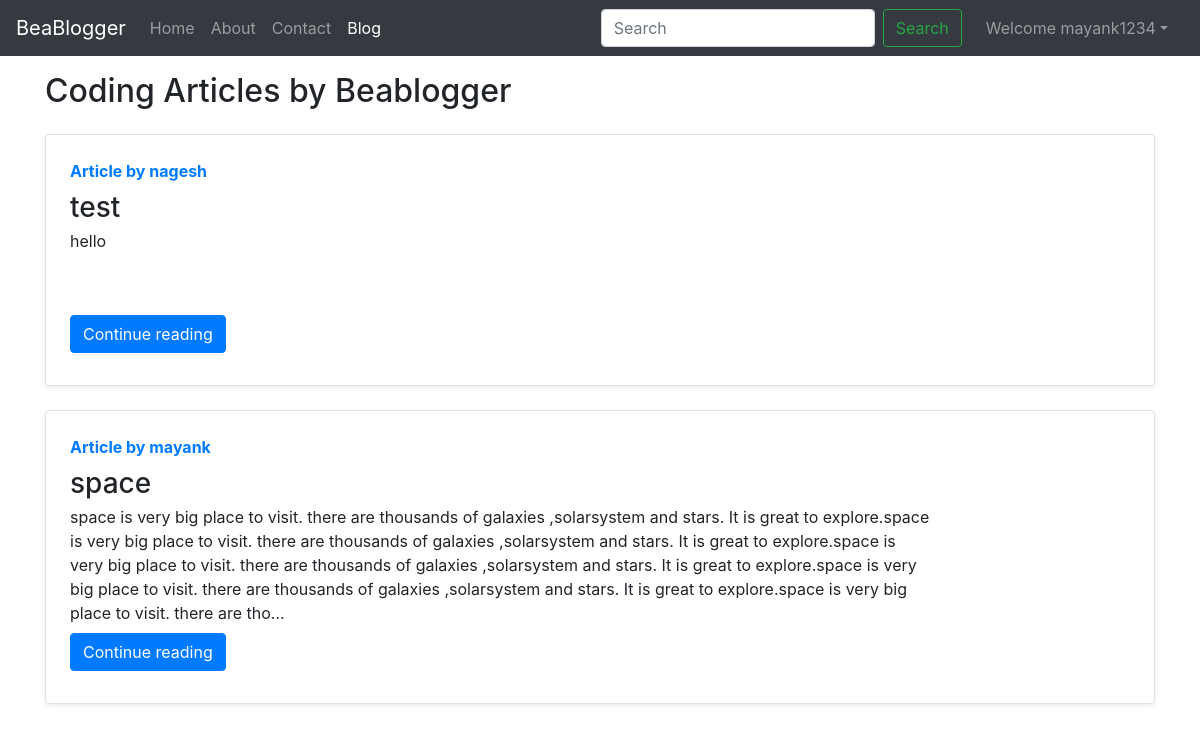
Page /blog/ (signed in) on the committed database.
### blog/models.py (models this page shows, shortened)
class Post(models.Model):
    sno=models.AutoField(primary_key=True)
    title=models.CharField(max_length=255)
    author=models.CharField(max_length=14)
    slug=models.CharField(max_length=130)
    timeStamp=models.DateTimeField(blank=True)
    content=models.TextField()

### blog/views.py (the view)
# urls.py: path('', views.bloghome, name='bloghome'),
def bloghome(request):
    allPosts = Post.objects.all()
    context = {'allPosts': allPosts}
    return render(request, "blog/bloghome.html",context)

### templates/blog/bloghome.html (shortened to what this page needs)
{% extends 'base.html' %}
{% block blogactive %} active {% endblock blogactive %}
{% block content %}
<div class="container my-3">
    <h2>Coding Articles by Beablogger</h2>
    {% for post in allPosts  %}
    <div class="row no-gutters border rounded overflow-hidden flex-md-row mb-4 shadow-sm h-md-250 my-4 position-relative">
        <div class="col p-4 d-flex flex-column position-static">
            <strong class="d-inline-block mb-2 text-primary">Article  by {{post.author}}</strong>
            <h3 class="mb-0">{{post.title}}</h3>
            <p class="card-text mb-auto">{{post.content| truncatechars:500}}</p>
            <div class="my-2">
            	<a href="/blog/{{post.slug}}" role="button" class="btn btn-primary">Continue reading</a>
            </div>
        </div>
        <div class="col-auto d-none d-lg-block">
            <svg class="bd-placeholder-img" width="200" height="250" xmlns="http://www.w3.org/2000/svg" preserveAspectRatio="xMidYMid slice" focusable="false">
                <title>Placeholder</title>
            </svg>
        </div>
        </div>
        {% endfor %}
    </div>
{% endblock content%}

### templates/base.html (shortened to what this page needs)
<!doctype html>
<html lang="en">
  <head>
    <link rel="stylesheet" href="https://stackpath.bootstrapcdn.com/bootstrap/4.5.2/css/bootstrap.min.css">
  </head>
  <body>
    <nav class="navbar navbar-expand-lg navbar-dark bg-dark">
        <a class="navbar-brand" href="/">BeaBlogger</a>
        <div class="collapse navbar-collapse" id="navbarSupportedContent">
          <ul class="navbar-nav mr-auto">
            <li class="nav-item {% block homeactive %}  {% endblock homeactive %}">
              <a class="nav-link" href="../">Home <span class="sr-only">(current)</span></a>
            </li>
            <li class="nav-item {% block aboutactive %}  {% endblock aboutactive %}" >
              <a class="nav-link" href="../about">About</a>
            </li>
            <li class="nav-item {% block contactactive %}  {% endblock contactactive %} ">
              <a class="nav-link" href="../contact">Contact</a>
            </li>
            <li class="nav-item {% block blogactive %}  {% endblock blogactive %} ">
              <a class="nav-link" href="../blog">Blog</a>
            </li>
          </ul>
          <form method="get" action="/search"class="form-inline my-2 my-lg-0 mx-3">
            <input class="form-control mr-sm-2" type="search" placeholder="Search" aria-label="Search" name="query" id="query">
            <button class="btn btn-outline-success my-2 my-sm-0 " type="submit">Search</button>
          </form>
{% if user.is_authenticated %}
<ul class="navbar-nav mr-2">
<li class="nav-item dropdown">
<a class="nav-link dropdown-toggle" href='#' id="navbarDropdown" role="button" data-toggle="dropdown"> Welcome {{request.user}}</a>
      </li>
      </ul>
      </div>
{% endif %}
      </nav>
      {% block content %}  {% endblock content %}
  </body>
</html>

### rows in the picture
Post: author "nagesh", title "test", content "hello"
Post: author "mayank", title "space", content "space is very big place to visit. there are thousands of galaxies ,solarsystem and stars. It is great to explore.space is very big place to visit. there are thousands of galaxies ,solarsystem and stars. It is great to explore.space is very big place to visit. there are thousands of galaxies ,solarsystem and stars. It is great to explore.space is very big place to visit. there are thousands of galaxies ,solarsystem and stars. It is great to explore.space is very big place to visit. there are tho…"

### other values in the picture
{{ request.user }} "mayank1234"
